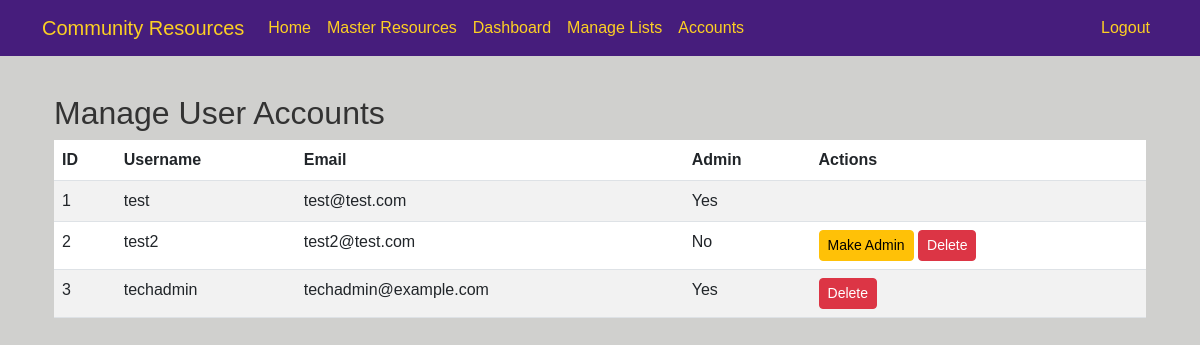
Page /admin/accounts (signed in) on the committed database.
### app.py (models this page shows, shortened)
class User(UserMixin, db.Model):
    id = db.Column(db.Integer, primary_key=True)
    username = db.Column(db.String(64), unique=True, nullable=False)
    email = db.Column(db.String(120), unique=True, nullable=False)
    password_hash = db.Column(db.String(128), nullable=False)
    is_admin = db.Column(db.Boolean, default=False)
    lists = db.relationship('ResourceList', backref='owner', lazy=True)

### app.py (the view)
@app.route('/admin/accounts')
@login_required
def admin_accounts():
    if not current_user.is_admin:
        flash('Access denied.')
        return redirect(url_for('dashboard'))
    users = User.query.all()
    return render_template('admin_accounts.html', users=users)

### app.py (called while the page is built)
@login_manager.user_loader
def load_user(user_id):
    return User.query.get(int(user_id))

### templates/admin_accounts.html (shortened to what this page needs)
{% extends "base.html" %}
{% block content %}
<div class="container mt-4">
  <h2>Manage User Accounts</h2>
  <table class="table table-striped">
    <thead>
      <tr>
         <th>ID</th>
         <th>Username</th>
         <th>Email</th>
         <th>Admin</th>
         <th>Actions</th>
      </tr>
    </thead>
    <tbody>
      {% for user in users %}
      <tr>
         <td>{{ user.id }}</td>
         <td>{{ user.username }}</td>
         <td>{{ user.email }}</td>
         <td>{{ "Yes" if user.is_admin else "No" }}</td>
         <td>
            {% if not user.is_admin %}
              <form action="{{ url_for('admin_make_admin', user_id=user.id) }}" method="post" style="display:inline-block;">
                <button type="submit" class="btn btn-sm btn-warning">Make Admin</button>
              </form>
            {% endif %}
            {% if user.id != current_user.id %}
              <form action="{{ url_for('admin_delete_user', user_id=user.id) }}" method="post" style="display:inline-block;">
                <button type="submit" class="btn btn-sm btn-danger" onclick="return confirm('Are you sure you want to delete this user?');">Delete</button>
              </form>
            {% endif %}
         </td>
      </tr>
      {% endfor %}
    </tbody>
  </table>
</div>
{% endblock %}

### templates/base.html (shortened to what this page needs)
<!DOCTYPE html>
<html lang="en">
<head>
  <link href="https://cdn.jsdelivr.net/npm/bootstrap@5.3.0/dist/css/bootstrap.min.css" rel="stylesheet">
  <link rel="stylesheet" href="{{ url_for('static', filename='style.css') }}">
</head>
<body>
  <nav class="navbar navbar-expand-lg navbar-dark bg-dark fixed-top">
    <div class="container">
      <a class="navbar-brand" href="{{ url_for('index') }}">Community Resources</a>
      <div class="collapse navbar-collapse" id="navbarContent">
        <ul class="navbar-nav me-auto mb-2 mb-lg-0">
          <li class="nav-item">
            <a class="nav-link" href="{{ url_for('index') }}">Home</a>
          </li>
          <li class="nav-item">
            <a class="nav-link" href="{{ url_for('master_resources') }}">Master Resources</a>
          </li>
          {% if current_user.is_authenticated %}
            <li class="nav-item">
              <a class="nav-link" href="{{ url_for('dashboard') }}">Dashboard</a>
            </li>
            <li class="nav-item">
              <a class="nav-link" href="{{ url_for('manage_lists') }}">Manage Lists</a>
            </li>
          {% endif %}
          {% if current_user.is_authenticated and current_user.is_admin %}
            <li class="nav-item">
              <a class="nav-link" href="{{ url_for('admin_accounts') }}">Accounts</a>
            </li>
          {% endif %}
        </ul>
        <ul class="navbar-nav mb-2 mb-lg-0">
          {% if current_user.is_authenticated %}
            <li class="nav-item">
              <a class="nav-link" href="{{ url_for('logout') }}">Logout</a>
            </li>
          {% endif %}
        </ul>
      </div>
    </div>
  </nav>
  <div class="container" style="padding-top: 70px;">
    {% block content %}{% endblock %}
  </div>
</body>
</html>

### static/style.css (style rules this page uses)
:root { --primary-color: #461D7C; --secondary-color: #FDD023; --accent-color: #3C1053; --light-color: #A39AAC; --highlight-color: #D29F13; --background-color:#D0D0CE; --gray-color: #999999; --dark-gray: #333333; }
body { background-color: var(--background-color) !important; color: var(--dark-gray); font-family: Arial, sans-serif; margin: 0; padding: 0; }
.navbar { background-color: var(--primary-color) !important; }
.navbar .navbar-brand, .navbar .nav-link { color: var(--secondary-color) !important; }
.table thead { background-color: var(--accent-color) !important; color: var(--secondary-color) !important; }
.table-striped tbody tr:nth-of-type(odd) { background-color: var(--light-color) !important; }
.table-striped tbody tr:nth-of-type(even) { background-color: var(--background-color) !important; }

### rows in the picture
User: id "1", username "test", email "test@test.com", is_admin "Yes"
User: id "2", username "test2", email "test2@test.com", is_admin "No"
User: id "3", username "techadmin", email "techadmin@example.com", is_admin "Yes"
